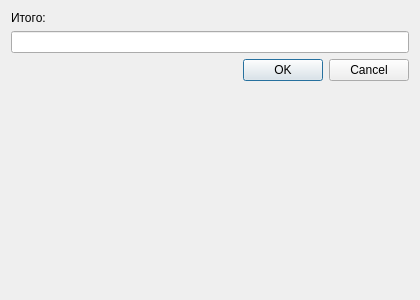
<?xml version="1.0" encoding="UTF-8"?>
<ui version="4.0"><class>Dialog</class><widget class="QDialog" name="Dialog"><property name="geometry"><rect><x>0</x><y>0</y><width>420</width><height>300</height></rect></property><property name="windowTitle"><string>Label 4</string></property><layout class="QVBoxLayout" name="verticalLayout"><property name="leftMargin"><number>11</number></property><property name="topMargin"><number>11</number></property><property name="rightMargin"><number>11</number></property><property name="bottomMargin"><number>11</number></property><property name="spacing"><number>6</number></property><item><widget class="QLabel" name="label_1"><property name="text"><string>Итого:</string></property></widget></item><item><widget class="QLineEdit" name="lineEdit_1"></widget></item><item><layout class="QHBoxLayout" name="buttons"><property name="leftMargin"><number>0</number></property><property name="topMargin"><number>0</number></property><property name="rightMargin"><number>0</number></property><property name="bottomMargin"><number>0</number></property><property name="spacing"><number>6</number></property><item><spacer name="horizontalSpacer"><property name="orientation"><enum>Qt::Orientation::Horizontal</enum></property><property name="sizeHint" stdset="0"><size><width>40</width><height>20</height></size></property></spacer></item><item><widget class="QPushButton" name="ok"><property name="text"><string>OK</string></property></widget></item><item><widget class="QPushButton" name="cancel"><property name="text"><string>Cancel</string></property></widget></item></layout></item><item><spacer name="verticalSpacer"><property name="orientation"><enum>Qt::Orientation::Vertical</enum></property><property name="sizeHint" stdset="0"><size><width>40</width><height>20</height></size></property></spacer></item></layout></widget></ui>
